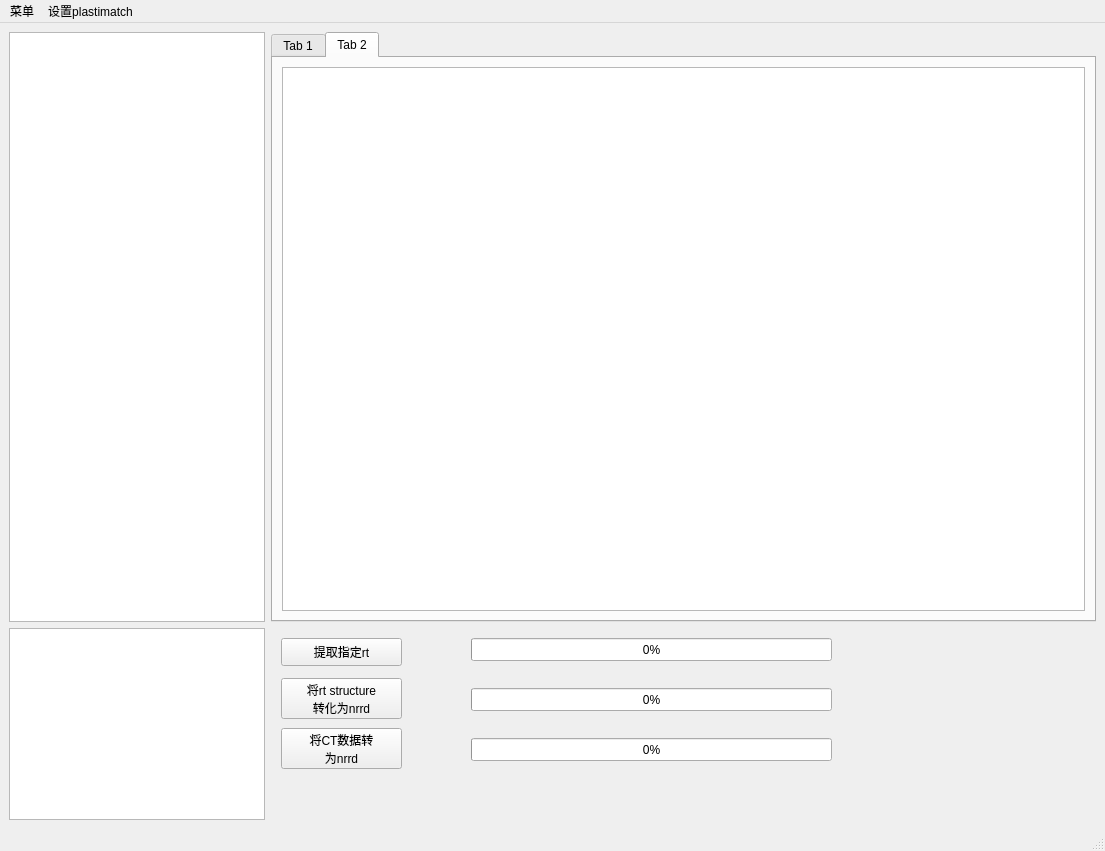
<?xml version="1.0" encoding="UTF-8"?>
<ui version="4.0">
 <class>MainWindow</class>
 <widget class="QMainWindow" name="MainWindow">
  <property name="geometry">
   <rect>
    <x>0</x>
    <y>0</y>
    <width>1105</width>
    <height>851</height>
   </rect>
  </property>
  <property name="windowTitle">
   <string>MainWindow</string>
  </property>
  <widget class="QWidget" name="centralwidget">
   <layout class="QGridLayout" name="gridLayout">
    <item row="2" column="0">
     <layout class="QVBoxLayout" name="verticalLayout_2">
      <property name="sizeConstraint">
       <enum>QLayout::SetDefaultConstraint</enum>
      </property>
      <item alignment="Qt::AlignLeft|Qt::AlignBottom">
       <widget class="QListWidget" name="listWidget_2">
        <property name="uniformItemSizes">
         <bool>false</bool>
        </property>
        <property name="itemAlignment">
         <set>Qt::AlignLeading</set>
        </property>
       </widget>
      </item>
     </layout>
    </item>
    <item row="1" column="1">
     <widget class="QTabWidget" name="tabWidget">
      <property name="currentIndex">
       <number>1</number>
      </property>
      <widget class="QWidget" name="tab">
       <attribute name="title">
        <string>Tab 1</string>
       </attribute>
       <layout class="QGridLayout" name="gridLayout_2">
        <item row="0" column="0">
         <widget class="QTableView" name="tableView"/>
        </item>
       </layout>
      </widget>
      <widget class="QWidget" name="tab_2">
       <attribute name="title">
        <string>Tab 2</string>
       </attribute>
       <layout class="QGridLayout" name="gridLayout_3">
        <item row="0" column="0">
         <widget class="QListView" name="listView"/>
        </item>
       </layout>
      </widget>
     </widget>
    </item>
    <item row="1" column="0">
     <layout class="QVBoxLayout" name="verticalLayout">
      <item alignment="Qt::AlignLeft">
       <widget class="QListWidget" name="listWidget"/>
      </item>
     </layout>
    </item>
    <item row="2" column="1">
     <widget class="QWidget" name="widget" native="true">
      <widget class="QPushButton" name="pushButton">
       <property name="geometry">
        <rect>
         <x>10</x>
         <y>10</y>
         <width>121</width>
         <height>28</height>
        </rect>
       </property>
       <property name="text">
        <string>提取指定rt</string>
       </property>
      </widget>
      <widget class="QPushButton" name="pushButton_2">
       <property name="geometry">
        <rect>
         <x>10</x>
         <y>50</y>
         <width>121</width>
         <height>41</height>
        </rect>
       </property>
       <property name="text">
        <string>将rt structure 
转化为nrrd</string>
       </property>
      </widget>
      <widget class="QPushButton" name="pushButton_3">
       <property name="geometry">
        <rect>
         <x>10</x>
         <y>100</y>
         <width>121</width>
         <height>41</height>
        </rect>
       </property>
       <property name="text">
        <string>将CT数据转
为nrrd</string>
       </property>
      </widget>
      <widget class="QProgressBar" name="progressBar">
       <property name="geometry">
        <rect>
         <x>200</x>
         <y>10</y>
         <width>361</width>
         <height>23</height>
        </rect>
       </property>
       <property name="value">
        <number>0</number>
       </property>
      </widget>
      <widget class="QProgressBar" name="progressBar_2">
       <property name="geometry">
        <rect>
         <x>200</x>
         <y>60</y>
         <width>361</width>
         <height>23</height>
        </rect>
       </property>
       <property name="value">
        <number>0</number>
       </property>
      </widget>
      <widget class="QProgressBar" name="progressBar_3">
       <property name="geometry">
        <rect>
         <x>200</x>
         <y>110</y>
         <width>361</width>
         <height>23</height>
        </rect>
       </property>
       <property name="value">
        <number>0</number>
       </property>
      </widget>
     </widget>
    </item>
   </layout>
  </widget>
  <widget class="QMenuBar" name="menubar">
   <property name="geometry">
    <rect>
     <x>0</x>
     <y>0</y>
     <width>1105</width>
     <height>26</height>
    </rect>
   </property>
   <widget class="QMenu" name="menu">
    <property name="title">
     <string>菜单</string>
    </property>
    <addaction name="actionroot"/>
    <addaction name="actionset_rt_structure"/>
    <addaction name="actionchoose_excel_file"/>
   </widget>
   <widget class="QMenu" name="menu_plastimatch">
    <property name="title">
     <string>设置plastimatch</string>
    </property>
   </widget>
   <addaction name="menu"/>
   <addaction name="menu_plastimatch"/>
  </widget>
  <widget class="QStatusBar" name="statusbar"/>
  <action name="actionroot">
   <property name="text">
    <string>set root folder</string>
   </property>
  </action>
  <action name="actionset_rt_structure">
   <property name="text">
    <string>set rt structure</string>
   </property>
  </action>
  <action name="actionchoose_excel_file">
   <property name="text">
    <string>choose excel file</string>
   </property>
  </action>
 </widget>
 <resources/>
 <connections/>
</ui>
